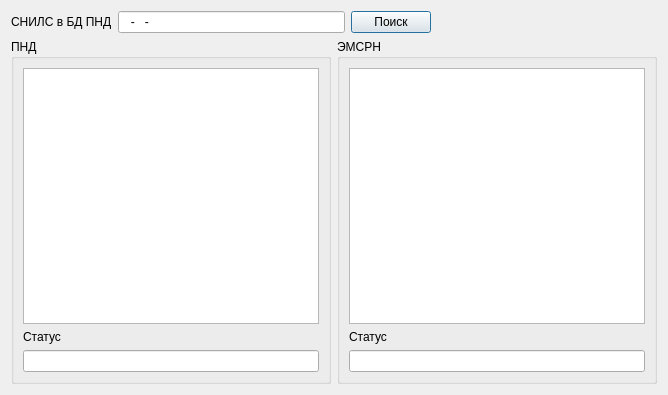
<?xml version="1.0" encoding="UTF-8"?>
<ui version="4.0">
 <class>Dialog_emsr_find</class>
 <widget class="QDialog" name="Dialog_emsr_find">
  <property name="geometry">
   <rect>
    <x>0</x>
    <y>0</y>
    <width>668</width>
    <height>395</height>
   </rect>
  </property>
  <property name="windowTitle">
   <string>Dialog</string>
  </property>
  <layout class="QVBoxLayout" name="verticalLayout_3">
   <item>
    <layout class="QHBoxLayout" name="horizontalLayout">
     <item>
      <widget class="QLabel" name="label">
       <property name="text">
        <string>СНИЛС в БД ПНД</string>
       </property>
      </widget>
     </item>
     <item>
      <widget class="QLineEdit" name="lineEdit_snils">
       <property name="inputMask">
        <string>XXX-XXX-XXX XX</string>
       </property>
      </widget>
     </item>
     <item>
      <widget class="QPushButton" name="pushButton_find">
       <property name="text">
        <string>Поиск</string>
       </property>
      </widget>
     </item>
     <item>
      <spacer name="horizontalSpacer">
       <property name="orientation">
        <enum>Qt::Horizontal</enum>
       </property>
       <property name="sizeHint" stdset="0">
        <size>
         <width>40</width>
         <height>20</height>
        </size>
       </property>
      </spacer>
     </item>
    </layout>
   </item>
   <item>
    <layout class="QHBoxLayout" name="horizontalLayout_2">
     <item>
      <widget class="QGroupBox" name="groupBox">
       <property name="title">
        <string>ПНД</string>
       </property>
       <layout class="QVBoxLayout" name="verticalLayout_2">
        <item>
         <widget class="QListWidget" name="listWidget_pnd"/>
        </item>
        <item>
         <widget class="QLabel" name="label_2">
          <property name="text">
           <string>Статус</string>
          </property>
         </widget>
        </item>
        <item>
         <widget class="QLineEdit" name="lineEdit_pnd_status">
          <property name="readOnly">
           <bool>true</bool>
          </property>
         </widget>
        </item>
       </layout>
      </widget>
     </item>
     <item>
      <widget class="QGroupBox" name="groupBox_2">
       <property name="title">
        <string>ЭМСРН</string>
       </property>
       <layout class="QVBoxLayout" name="verticalLayout">
        <item>
         <widget class="QListWidget" name="listWidget_emsrn"/>
        </item>
        <item>
         <widget class="QLabel" name="label_3">
          <property name="text">
           <string>Статус</string>
          </property>
         </widget>
        </item>
        <item>
         <widget class="QLineEdit" name="lineEdit_emsrn_status">
          <property name="readOnly">
           <bool>true</bool>
          </property>
         </widget>
        </item>
       </layout>
      </widget>
     </item>
    </layout>
   </item>
   <item>
    <layout class="QHBoxLayout" name="horizontalLayout_3"/>
   </item>
  </layout>
 </widget>
 <resources/>
 <connections/>
</ui>
